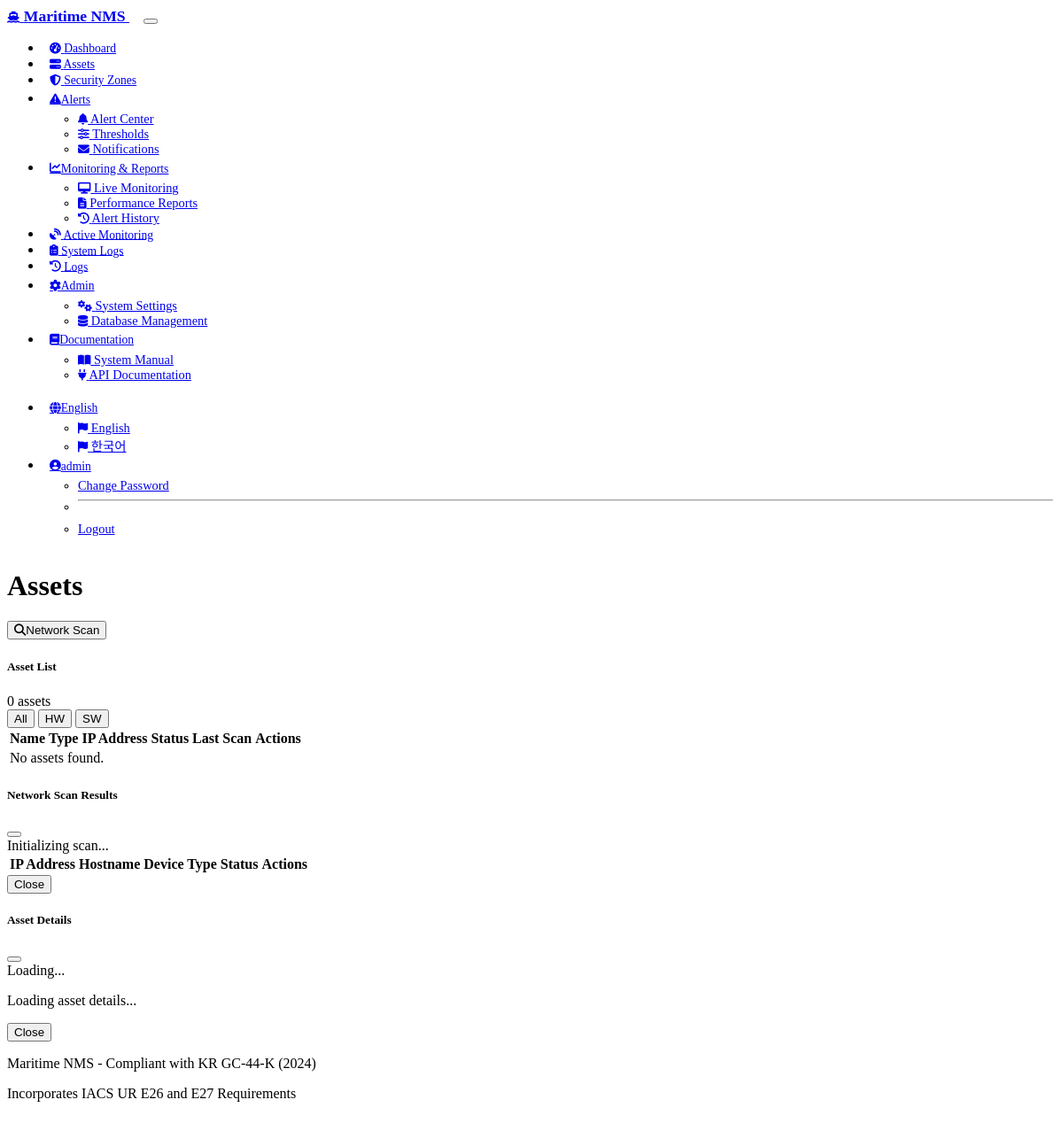
The app's page /assets (signed in), older data.
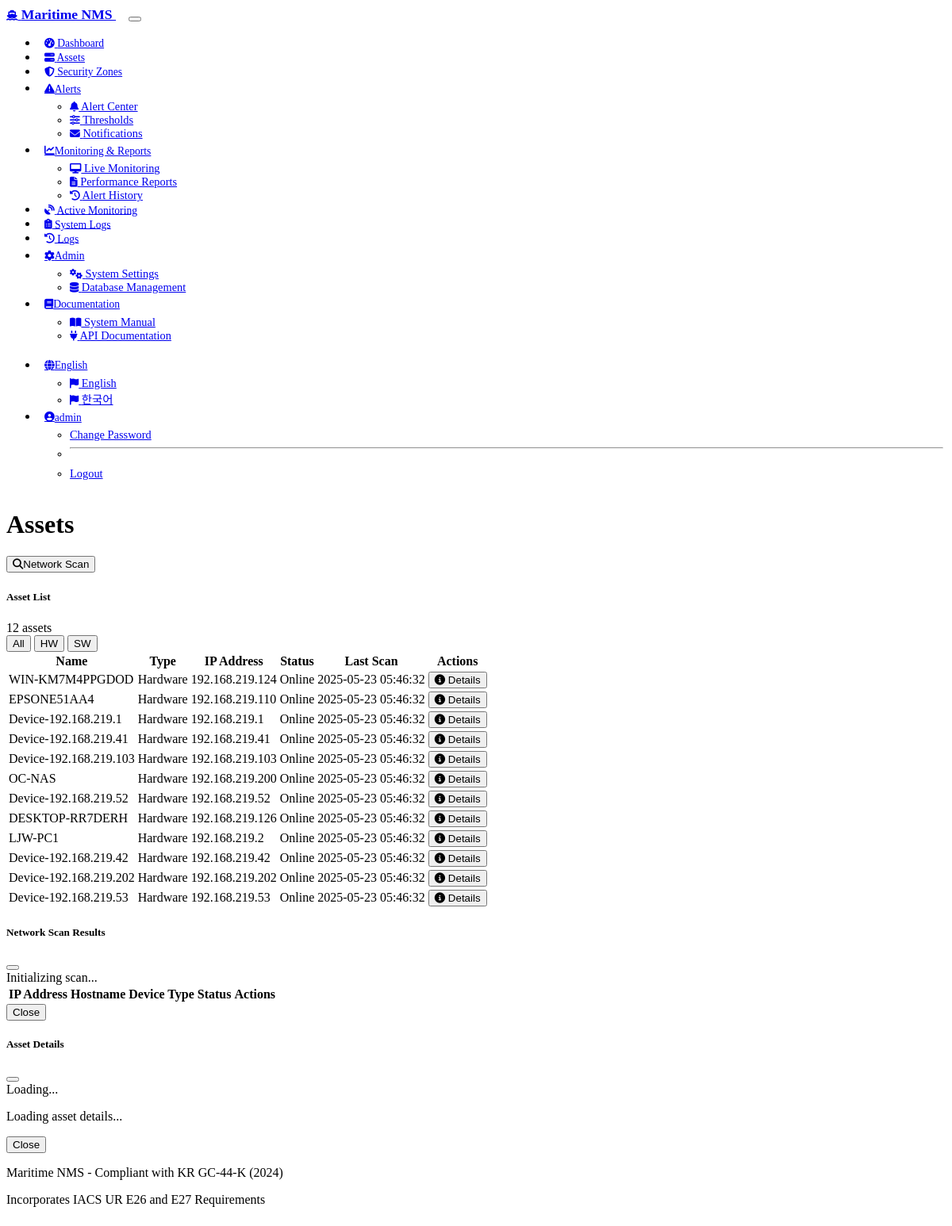
The same page, newer data.
### models.py (models this page shows, shortened)
class CBSAsset(db.Model):
    id = db.Column(db.Integer, primary_key=True)
    name = db.Column(db.String(128), nullable=False)
    function = db.Column(db.Text)  # Brief function/purpose
    asset_type = db.Column(db.String(64))  # Hardware or Software
    manufacturer = db.Column(db.String(128))
    model = db.Column(db.String(128))
    serial_number = db.Column(db.String(128))
    firmware_version = db.Column(db.String(64))
    software_version = db.Column(db.String(64))
    os_type = db.Column(db.String(64))
    os_version = db.Column(db.String(64))
    patch_level = db.Column(db.String(64))
    physical_location = db.Column(db.String(128))  # Can store IP address
    ip_address = db.Column(db.String(45))  # Dedicated IP address field
    mac_address = db.Column(db.String(17))  # MAC address for asset
    status = db.Column(db.String(20))  # online, offline, warning, critical, etc
    last_scan = db.Column(db.DateTime)  # Last time asset was scanned
    protocols = db.Column(db.String(256))  # Supported communication protocols
    interfaces = db.Column(db.Text)  # Physical interfaces (network, serial)
    installation_date = db.Column(db.Date)
    end_of_life_date = db.Column(db.Date)
    vessel_id = db.Column(db.Integer, db.ForeignKey('vessel.id'), nullable=True)
    security_zone_id = db.Column(db.Integer, db.ForeignKey('security_zone.id'), nullable=True)
    parent_asset_id = db.Column(db.Integer, db.ForeignKey('cbs_asset.id'), nullable=True)  # For software installed on hardware
    created_at = db.Column(db.DateTime, default=datetime.datetime.utcnow)
    updated_at = db.Column(db.DateTime, default=datetime.datetime.utcnow, onupdate=datetime.datetime.utcnow)
    vessel = db.relationship('Vessel', back_populates='assets', foreign_keys=[vessel_id])
    security_zone = db.relationship('SecurityZone', back_populates='assets')
    parent_asset = db.relationship('CBSAsset', remote_side=[id], backref='installed_software')
    alerts = db.relationship('Alert', back_populates='cbs_asset', cascade='all, delete-orphan')
    sensor_data = db.relationship('SensorData', back_populates='cbs_asset', cascade='all, delete-orphan')
    compensation_measures = db.relationship('CompensationMeasure', back_populates='cbs_asset', cascade='all, delete-orphan')

### routes.py (the view)
@app.route('/assets')
@login_required
def assets():
    assets = CBSAsset.query.all()
    return render_template('assets.html',
                          assets=assets)

### app.py (called while the page is built)
@login_manager.user_loader
def load_user(user_id):
    return models.User.query.get(int(user_id))

@app.before_request
def before_request():
    if 'lang' in request.args:
        session['lang'] = request.args.get('lang')
    if 'lang' not in session:
        session['lang'] = 'en'

### models.py (called while the page is built)
    @property
    def is_active(self):
        return self.active

### templates/assets.html (shortened to what the changed rows need)
{% extends 'layout.html' %}
{% block content %}
<div class="container py-4">
    <div class="row">
        <div class="col-md-12">
            <h1 class="display-5 mb-4">Assets</h1>
            <div class="card bg-dark border-secondary">
                <div class="card-header bg-dark border-secondary d-flex justify-content-between align-items-center">
                    <div>
                        <span class="badge bg-primary me-2"><span id="assetCount">{{ assets|length }}</span> assets</span>
                    </div>
                </div>
                <div class="card-body">
                    <div class="table-responsive">
                        <table class="table table-dark table-striped">
                            <thead>
                                <tr>
                                    <th>Name</th>
                                    <th>Type</th>
                                    <th>IP Address</th>
                                    <th>Status</th>
                                    <th>Last Scan</th>
                                    <th>Actions</th>
                                </tr>
                            </thead>
                            <tbody id="assetsTableBody">
                                {% for asset in assets %}
                                <tr data-type="{{ asset.category|default(asset.asset_type|default('hardware')|lower) }}">
                                    <td>{{ asset.name }}</td>
                                    <td>{{ asset.asset_type }}</td>
                                    <td>{{ asset.ip_address }}</td>
                                    <td>
                                        <span class="badge {% if asset.status == 'online' %}bg-success{% elif asset.status == 'offline' %}bg-danger{% elif asset.status == 'warning' %}bg-warning text-dark{% else %}bg-secondary{% endif %}">
                                            {{ asset.status | capitalize if asset.status else 'Unknown' }}
                                        </span>
                                    </td>
                                    <td>{{ asset.last_scan.strftime('%Y-%m-%d %H:%M:%S') if asset.last_scan else 'Never' }}</td>
                                    <td>
                                        <button class="btn btn-sm btn-info asset-details" data-asset-id="{{ asset.id }}" data-bs-toggle="modal" data-bs-target="#assetDetailsModal">
                                            <i class="fas fa-info-circle"></i> Details
                                        </button>
                                    </td>
                                </tr>
                                {% else %}
                                <tr>
                                    <td colspan="6" class="text-center">No assets found.</td>
                                </tr>
                                {% endfor %}
                            </tbody>
                        </table>
                    </div>
                </div>
            </div>
        </div>
    </div>
</div>
<div class="modal fade" id="scanModal" tabindex="-1" aria-labelledby="scanModalLabel" aria-hidden="true">
    <div class="modal-dialog modal-lg">
        <div class="modal-content bg-dark text-light">
            <div class="modal-body">
                <div id="scanResults" class="table-responsive d-none">
                    <table class="table table-dark table-hover">
                        <thead>
                            <tr>
                                <th>IP Address</th>
                                <th>Hostname</th>
                                <th>Device Type</th>
                                <th>Status</th>
                                <th>Actions</th>
                            </tr>
                        </thead>
                    </table>
                </div>
            </div>
        </div>
    </div>
</div>
{% endblock %}

Row changes from the older to the newer data that the page shows:
added CBSAsset: name "WIN-KM7M4PPGDOD", asset_type "Hardware", ip_address "192.168.219.124", status "Online", last_scan "2025-05-23 05:46:32"
added CBSAsset: name "EPSONE51AA4", asset_type "Hardware", ip_address "192.168.219.110", status "Online", last_scan "2025-05-23 05:46:32"
added CBSAsset: name "Device-192.168.219.1", asset_type "Hardware", ip_address "192.168.219.1", status "Online", last_scan "2025-05-23 05:46:32"
added CBSAsset: name "Device-192.168.219.41", asset_type "Hardware", ip_address "192.168.219.41", status "Online", last_scan "2025-05-23 05:46:32"
added CBSAsset: name "Device-192.168.219.103", asset_type "Hardware", ip_address "192.168.219.103", status "Online", last_scan "2025-05-23 05:46:32"
added CBSAsset: name "OC-NAS", asset_type "Hardware", ip_address "192.168.219.200", status "Online", last_scan "2025-05-23 05:46:32"
added CBSAsset: name "Device-192.168.219.52", asset_type "Hardware", ip_address "192.168.219.52", status "Online", last_scan "2025-05-23 05:46:32"
added CBSAsset: name "DESKTOP-RR7DERH", asset_type "Hardware", ip_address "192.168.219.126", status "Online", last_scan "2025-05-23 05:46:32"
added CBSAsset: name "LJW-PC1", asset_type "Hardware", ip_address "192.168.219.2", status "Online", last_scan "2025-05-23 05:46:32"
added CBSAsset: name "Device-192.168.219.42", asset_type "Hardware", ip_address "192.168.219.42", status "Online", last_scan "2025-05-23 05:46:32"
added CBSAsset: name "Device-192.168.219.202", asset_type "Hardware", ip_address "192.168.219.202", status "Online", last_scan "2025-05-23 05:46:32"
added CBSAsset: name "Device-192.168.219.53", asset_type "Hardware", ip_address "192.168.219.53", status "Online", last_scan "2025-05-23 05:46:32"
Text that changed along with them:
{{ assets|length }}: "0" → "12"
text no longer shown: "No assets found."
